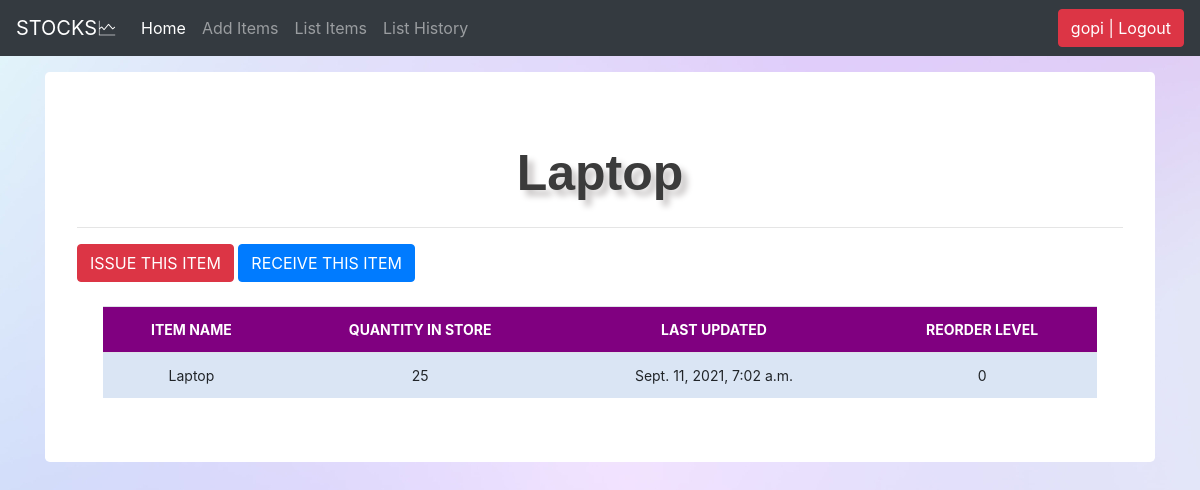
The app's page /stock_detail/6/ (signed in) with its own data.
### stockmgmt/models.py (models this page shows, shortened)
class Stock(models.Model):
    category = models.ForeignKey(Category, on_delete=models.CASCADE, blank=True)
    item_name = models.CharField(max_length=50, blank=True, null=True)
    quantity = models.IntegerField(default=0, blank=True, null=True)
    received_quantity = models.IntegerField(default=0, blank=True, null=True)
    received_by = models.CharField(max_length=50, blank=True, null=True)
    issue_quantity = models.IntegerField(default=0, blank=True, null=True)
    issue_by = models.CharField(max_length=50, blank=True, null=True)
    issue_to = models.CharField(max_length=50, blank=True, null=True)
    phone_no = models.CharField(max_length=50, blank=True, null=True)
    created_by = models.CharField(max_length=50, blank=True, null=True)
    reorder_level = models.IntegerField(default=0, blank=True, null=True)
    last_updated = models.DateTimeField(auto_now_add=False, auto_now=True)
    timestamp = models.DateTimeField(auto_now_add=True, auto_now=False)

### stockmgmt/views.py (the view)
# urls.py: path('stock_detail/<str:pk>/', views.stock_detail, name="stock_detail"),
@login_required
def stock_detail(request, pk):
    queryset = Stock.objects.get(id=pk)
    context = {
		"title": queryset.item_name,
		"queryset": queryset,
	}
    return render(request, "stock_detail.html", context)

### stockmgmt/templates/stock_detail.html (shortened to what this page needs)
{% load static %}
{% load crispy_forms_tags %}
<!doctype html>
<html lang="en">
  <head>
<link href="{% static 'css/bootstrap.min.css' %}" rel="stylesheet">
<link href="{% static 'js/nprogress/nprogress.css' %}" rel="stylesheet">
<link rel="stylesheet" href="{% static 'js/alertify/css/alertify.min.css' %}"/>
<link rel="stylesheet" href="{% static 'js/alertify/css/themes/bootstrap.min.css' %}"/>
<link href="{% static 'css/stylesheet.css' %}" rel="stylesheet">
    <link href="{% static 'css/navbar-top-fixed.css' %}" rel="stylesheet">
  </head>
  <body>
    {% include 'navbar.html' %}
<main role="main" class="container">
  <div class="jumbotron">
    <div class="header">{{title}}</div>
    <hr>
<a href="{% url 'issue_items' queryset.id %}"><div class='btn btn-danger'>ISSUE THIS ITEM</div></a>
<a href="{% url 'receive_items' queryset.id %}"><div class='btn btn-primary'>RECEIVE THIS ITEM</div></a>
        <br><br>
        <div class="display_table">
          <table class='table'>
                  <tr>
                    <th>ITEM NAME</th>
                    <th>QUANTITY IN STORE</th>
                    <th>LAST UPDATED</th>
                    <th>REORDER LEVEL</th>
                  </tr>
                  <tr>
                    <td>{{queryset.item_name}}</td>
                    <td>{{queryset.quantity}}</td>
                    <td>{{queryset.last_updated}}</td>
                    <td>{{queryset.reorder_level}}</td>
                  </tr>
          </table>
        </div>
</div>
</main>
</body>
</html>

### stockmgmt/templates/navbar.html (shortened to what this page needs)
<nav class="navbar navbar-expand-md navbar-dark fixed-top bg-dark">
    <a class="navbar-brand" href="/">STOCKS🗠</a>
    <div class="collapse navbar-collapse" id="navbarCollapse">
      <ul class="navbar-nav mr-auto">
        <li class="nav-item active">
          <a class="nav-link" href="/">Home <span class="sr-only">(current)</span></a>
        </li>
        {% if request.user.is_authenticated %}
        <li class="nav-item">
          <a class="nav-link" href="/add_items">Add Items</a>
        </li>
        <li class="nav-item">
          <a class="nav-link" href="/list_items">List Items</a>
        </li>
        <li class="nav-item">
          <a class="nav-link" href="/list_history">List History</a>
       </li>
        {% endif %}
      </ul>
      <ul class="navbar-nav">
        {% if request.user.is_authenticated %}
        <li><a href="/logout"><button class="btn btn-danger">{{ user }} | Logout</button></a></li>
        {% else %}
        <li><a href="/login">Login</a></li>
        {% endif %}
    </ul>
    </div>
  </nav>

### stockmgmt/static/css/stylesheet.css (style rules this page uses)
body { background-image: url("../img/bg2.jfif"); }
.table { font-size: 14px; text-align: center; width: 95%; margin: auto; }
.table tr:nth-child(odd) { background: #B8CAE4 }
.table tr:nth-child(even) { background: #dae5f4 }
th { background-color: #800080; color: white; }
.header { font-family: helvetica; color: #3b3b3b; font-size: 50px; text-align: center; width: 100%; text-shadow: 6px 6px 6px #c9c6c6; display: block; font-weight: bolder; }

### stockmgmt/static/css/navbar-top-fixed.css (style rules this page uses)
body { min-height: 75rem; padding-top: 4.5rem; }

### records on screen
Stock: item_name "Laptop", quantity "25", last_updated "Sept. 11, 2021, 7:02 a.m.", reorder_level "0"

### other values on screen
{{ user }} "gopi"
